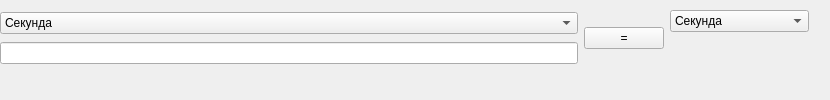
<?xml version="1.0" encoding="UTF-8"?>
<ui version="4.0">
 <class>Form</class>
 <widget class="QWidget" name="Form">
  <property name="geometry">
   <rect>
    <x>0</x>
    <y>0</y>
    <width>830</width>
    <height>100</height>
   </rect>
  </property>
  <property name="windowTitle">
   <string>Конвертор времени</string>
  </property>
  <widget class="QWidget" name="layoutWidget_2">
   <property name="geometry">
    <rect>
     <x>0</x>
     <y>10</y>
     <width>809</width>
     <height>57</height>
    </rect>
   </property>
   <layout class="QHBoxLayout" name="horizontalLayout_3">
    <item>
     <layout class="QVBoxLayout" name="verticalLayout">
      <item>
       <widget class="QComboBox" name="input_step">
        <item>
         <property name="text">
          <string>Секунда</string>
         </property>
        </item>
        <item>
         <property name="text">
          <string>Минута</string>
         </property>
        </item>
        <item>
         <property name="text">
          <string>Час</string>
         </property>
        </item>
        <item>
         <property name="text">
          <string>Сутки</string>
         </property>
        </item>
        <item>
         <property name="text">
          <string>Неделя</string>
         </property>
        </item>
        <item>
         <property name="text">
          <string>Месяц</string>
         </property>
        </item>
        <item>
         <property name="text">
          <string>Год</string>
         </property>
        </item>
        <item>
         <property name="text">
          <string>Милисекунда</string>
         </property>
        </item>
        <item>
         <property name="text">
          <string>Миг</string>
         </property>
        </item>
        <item>
         <property name="text">
          <string>Тик</string>
         </property>
        </item>
        <item>
         <property name="text">
          <string>Фортнайт</string>
         </property>
        </item>
        <item>
         <property name="text">
          <string>Академический час</string>
         </property>
        </item>
        <item>
         <property name="text">
          <string>Терция</string>
         </property>
        </item>
        <item>
         <property name="text">
          <string>Аттосекунда</string>
         </property>
        </item>
       </widget>
      </item>
      <item>
       <layout class="QHBoxLayout" name="horizontalLayout">
        <item>
         <widget class="QLineEdit" name="input"/>
        </item>
       </layout>
      </item>
     </layout>
    </item>
    <item>
     <widget class="QPushButton" name="res">
      <property name="text">
       <string>=</string>
      </property>
     </widget>
    </item>
    <item>
     <layout class="QVBoxLayout" name="verticalLayout_4">
      <item>
       <widget class="QComboBox" name="output_step">
        <item>
         <property name="text">
          <string>Секунда</string>
         </property>
        </item>
        <item>
         <property name="text">
          <string>Минута</string>
         </property>
        </item>
        <item>
         <property name="text">
          <string>Час</string>
         </property>
        </item>
        <item>
         <property name="text">
          <string>Сутки</string>
         </property>
        </item>
        <item>
         <property name="text">
          <string>Неделя</string>
         </property>
        </item>
        <item>
         <property name="text">
          <string>Месяц</string>
         </property>
        </item>
        <item>
         <property name="text">
          <string>Год</string>
         </property>
        </item>
        <item>
         <property name="text">
          <string>Милисекунда</string>
         </property>
        </item>
        <item>
         <property name="text">
          <string>Миг</string>
         </property>
        </item>
        <item>
         <property name="text">
          <string>Тик</string>
         </property>
        </item>
        <item>
         <property name="text">
          <string>Фортнайт</string>
         </property>
        </item>
        <item>
         <property name="text">
          <string>Академический час</string>
         </property>
        </item>
        <item>
         <property name="text">
          <string>Терция</string>
         </property>
        </item>
        <item>
         <property name="text">
          <string>Аттосекунда</string>
         </property>
        </item>
       </widget>
      </item>
      <item>
       <widget class="QLabel" name="output">
        <property name="text">
         <string/>
        </property>
       </widget>
      </item>
     </layout>
    </item>
   </layout>
  </widget>
 </widget>
 <resources/>
 <connections/>
</ui>
